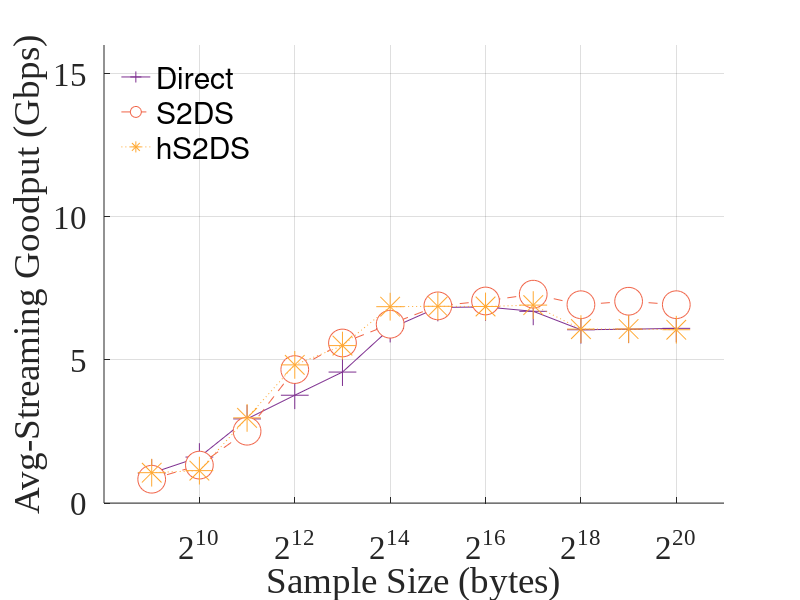

Recreate this plot in MATLAB.
clear all;
close all;
clc;

%data=dlmread('LAN_TCP_Through.csv');
%data=dlmread('Metro_TCP_Through.csv');
%data=dlmread('ShortWAN_TCP_Through.csv');
%data=dlmread('WAN_TCP_Through.csv');
data=dlmread('LongWAN_TCP_Through.csv');


fsize=24;
fsize_legend = 22;
fsize_axis = 24;
fname = 'Times New Roman';

figure;
hold on;

x=1:12;
%y=0.2;0.1;0.9; 
h1 = plot(x,data(1,:), 'color',[0.49 0.18 0.56],'LineStyle','-','Marker','+','MarkerEdgeColor',[0.49 0.18 0.56],'MarkerFaceColor','w','MarkerSize',20);
h2 = plot(x,data(2,:), 'color',[0.94 0.39 0.28],'LineStyle','--','Marker','o','MarkerEdgeColor',[0.94 0.39 0.28],'MarkerFaceColor','w','MarkerSize',20);
h3 = plot(x,data(3,:), 'color',[1 0.66 0.196],'LineStyle',':','Marker','*','MarkerEdgeColor',[1 0.66 0.196],'MarkerFaceColor','w','MarkerSize',20);
%h4 = plot(x,data(:,4), 'color',[0.188 0.592 0.643],'LineStyle','-.','Marker','.','MarkerEdgeColor',[0.188 0.592 0.643],'MarkerFaceColor','w','MarkerSize',20);
%h5 = plot(x,data(:,5), 'color',[0.278 0.2 0.207],'LineStyle','-.','Marker','x','MarkerEdgeColor',[0.278 0.2 0.207],'MarkerFaceColor','w','MarkerSize',20);
%h6 = plot(x,data(:,6), 'color','k','LineWidth',2,'LineStyle','--','Marker','s','MarkerEdgeColor','m','MarkerFaceColor','w','MarkerSize',15);
%h7 = plot(x,data(:,7), 'color','k','LineWidth',2,'LineStyle','--','Marker','d','MarkerEdgeColor','m','MarkerFaceColor','w','MarkerSize',15);

xlim([0 13])
ylim([0 16])
% 
grid on;
% 
xlabel('Sample Size (bytes)','fontname',fname,'fontsize',fsize);
ylabel(sprintf('Avg-Streaming Goodput (Gbps)','Interpreter','latex','fontname',fname,'fontsize',fsize));
% 
% 

xticks([2 4 6 8 10 12])
xticklabels({'2^{10}','2^{12}','2^{14}','2^{16}','2^{18}','2^{20}'})
%xticks([2 4 8 12])
%xticklabels({'2^{10}','2^{12}','2^{16}','2^{20}'})

% xData = get(h1,'XData');
%set(gca,'Xtick', [2 4 6 8 10 12])
%set(gca,'Ytick',linspace(0,3,16))
%set(gca,'Xscale','log')
%set(gca,'XTickLabel', {'0','0.1', '0.5', '1', '5','2'});
legend('Direct', 'S2DS', 'hS2DS');
set(legend,'Location','northwest','Box','off');
%set(legend,'Orientation','horizontal');
%legend boxoff;

set(gca,'fontname',fname);
set(gca,'fontsize',fsize_axis);

%set(l,'fontname',fname);
%set(l,'fontsize',40);